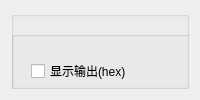
     <widget class="QWidget" name="tab_5">
      <attribute name="title">
       <string>底层数据流</string>
      </attribute>
      <layout class="QGridLayout" name="gridLayout_7">
       <item row="0" column="0">
        <widget class="QGroupBox" name="groupBox_2">
         <property name="title">
          <string/>
         </property>
         <widget class="QGroupBox" name="groupBox_4">
          <property name="geometry">
           <rect>
            <x>0</x>
            <y>20</y>
            <width>341</width>
            <height>391</height>
           </rect>
          </property>
          <property name="title">
           <string/>
          </property>
          <widget class="QWidget" name="verticalLayoutWidget">
           <property name="geometry">
            <rect>
             <x>20</x>
             <y>0</y>
             <width>301</width>
             <height>201</height>
            </rect>
           </property>
           <layout class="QVBoxLayout" name="verticalLayout_2">
            <item>
             <widget class="QCheckBox" name="checkBox_5_DisplayOutput">
              <property name="acceptDrops">
               <bool>false</bool>
              </property>
              <property name="text">
               <string>显示输出(hex)</string>
              </property>
              <property name="checkable">
               <bool>true</bool>
              </property>
              <property name="checked">
               <bool>false</bool>
              </property>
              <property name="tristate">
               <bool>false</bool>
              </property>
             </widget>
            </item>
            <item>
             <widget class="QCheckBox" name="checkBox_5_DisplayInput">
              <property name="enabled">
               <bool>true</bool>
              </property>
              <property name="tabletTracking">
               <bool>false</bool>
              </property>
              <property name="acceptDrops">
               <bool>false</bool>
              </property>
              <property name="text">
               <string>显示输入(hex)</string>
              </property>
              <property name="checked">
               <bool>true</bool>
              </property>
              <property name="tristate">
               <bool>false</bool>
              </property>
             </widget>
            </item>
            <item>
             <widget class="QPushButton" name="pushButton_5_clear">
              <property name="text">
               <string>清除窗口</string>
              </property>
             </widget>
            </item>
           </layout>
          </widget>
          <widget class="QWidget" name="verticalLayoutWidget_2">
           <property name="geometry">
            <rect>
             <x>20</x>
             <y>220</y>
             <width>61</width>
             <height>81</height>
            </rect>
           </property>
           <layout class="QVBoxLayout" name="verticalLayout_4">
            <item>
             <widget class="QLabel" name="label_6">
              <property name="text">
               <string>已接收:</string>
              </property>
             </widget>
            </item>
            <item>
             <widget class="QLabel" name="label_7">
              <property name="text">
               <string>已发送:</string>
              </property>
             </widget>
            </item>
           </layout>
          </widget>
          <widget class="QTextBrowser" name="textBrowser_5_receive">
           <property name="geometry">
            <rect>
             <x>90</x>
             <y>220</y>
             <width>231</width>
             <height>31</height>
            </rect>
           </property>
          </widget>
          <widget class="QTextBrowser" name="textBrowser_5_send">
           <property name="geometry">
            <rect>
             <x>90</x>
             <y>270</y>
             <width>231</width>
             <height>31</height>
            </rect>
           </property>
          </widget>
          <widget class="QPushButton" name="pushButton">
           <property name="geometry">
            <rect>
             <x>20</x>
             <y>320</y>
             <width>301</width>
             <height>28</height>
            </rect>
           </property>
           <property name="text">
            <string>高级设置</string>
           </property>
          </widget>
         </widget>
         <widget class="QGroupBox" name="groupBox_6">
          <property name="geometry">
           <rect>
            <x>0</x>
            <y>400</y>
            <width>341</width>
            <height>221</height>
           </rect>
          </property>
          <property name="title">
           <string>数据保存</string>
          </property>
          <widget class="QPushButton" name="pushButton_5_SaveToCloudDB">
           <property name="geometry">
            <rect>
             <x>10</x>
             <y>130</y>
             <width>141</width>
             <height>28</height>
            </rect>
           </property>
           <property name="text">
            <string>保存到云数据库</string>
           </property>
          </widget>
          <widget class="QLabel" name="label_77">
           <property name="geometry">
            <rect>
             <x>0</x>
             <y>40</y>
             <width>72</width>
             <height>15</height>
            </rect>
           </property>
           <property name="text">
            <string>数据戳：</string>
           </property>
          </widget>
          <widget class="QLineEdit" name="lineEdit_5_DataFlag">
           <property name="geometry">
            <rect>
             <x>50</x>
             <y>70</y>
             <width>181</width>
             <height>21</height>
            </rect>
           </property>
          </widget>
          <widget class="QPushButton" name="pushButton_5_SaveToFile">
           <property name="geometry">
            <rect>
             <x>10</x>
             <y>180</y>
             <width>311</width>
             <height>28</height>
            </rect>
           </property>
           <property name="text">
            <string>保存到文件夹</string>
           </property>
          </widget>
          <widget class="QLabel" name="label_79">
           <property name="geometry">
            <rect>
             <x>10</x>
             <y>70</y>
             <width>51</width>
             <height>21</height>
            </rect>
           </property>
           <property name="text">
            <string>这是</string>
           </property>
          </widget>
          <widget class="QLabel" name="label_80">
           <property name="geometry">
            <rect>
             <x>240</x>
             <y>70</y>
             <width>91</width>
             <height>21</height>
            </rect>
           </property>
           <property name="text">
            <string>段数据</string>
           </property>
          </widget>
          <widget class="QLabel" name="label_81">
           <property name="geometry">
            <rect>
             <x>10</x>
             <y>100</y>
             <width>121</width>
             <height>21</height>
            </rect>
           </property>
           <property name="text">
            <string>添加数据戳注释:</string>
           </property>
          </widget>
          <widget class="QLineEdit" name="lineEdit_5_FlagExplain">
           <property name="geometry">
            <rect>
             <x>140</x>
             <y>100</y>
             <width>181</width>
             <height>21</height>
            </rect>
           </property>
          </widget>
          <widget class="QPushButton" name="pushButton_5_saveToLocalDB">
           <property name="geometry">
            <rect>
             <x>180</x>
             <y>130</y>
             <width>141</width>
             <height>28</height>
            </rect>
           </property>
           <property name="text">
            <string>保存到本地数据库</string>
           </property>
          </widget>
         </widget>
         <widget class="QWidget" name="verticalLayoutWidget_3">
          <property name="geometry">
           <rect>
            <x>370</x>
            <y>20</y>
            <width>861</width>
            <height>601</height>
           </rect>
          </property>
          <layout class="QVBoxLayout" name="verticalLayout_6">
           <item>
            <widget class="QLabel" name="label">
             <property name="text">
              <string>通信数据流（16进制）</string>
             </property>
            </widget>
           </item>
           <item>
            <widget class="QTextBrowser" name="textBrowser_5"/>
           </item>
          </layout>
         </widget>
        </widget>
       </item>
      </layout>
     </widget>
